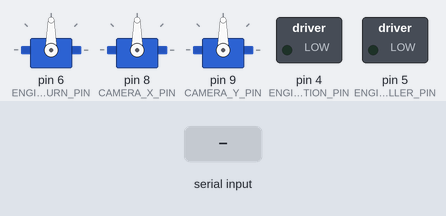
A sketch run on a simulated Arduino Uno, built with avr-gcc and run on an emulated ATmega328P. On the bench: 3 × servo, switched loads named in the sketch (green lamp = pin HIGH). The inputs (shaded band) are chosen by the test bench. No radio packets arrive unless stated; what the sketch prints to the serial monitor is not drawn.

Above: at 1.2 s.
1.3 s: "d" received over Serial
At 2.3 s:
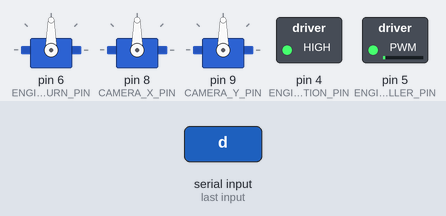
3.0 s: "e" received over Serial
At 3.5 s:
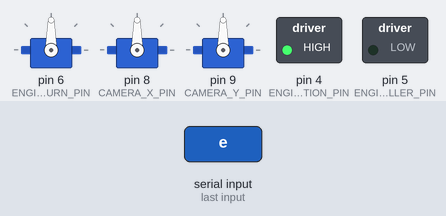
Timing chart, 0 to 6.0 s (numbered marks = the images above; inputs shaded):
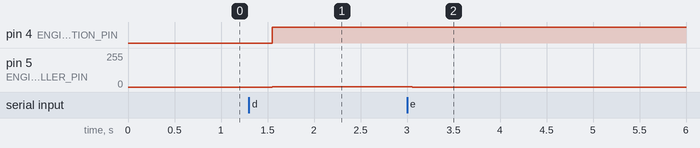

The sketch:

simulatorCar.ino
```cpp
// Début import des librairies //
#include <Arduino.h>
#include <MPU6050.h>
#include <RH_RF95.h>
#include <stdint.h>
#include <Servo.h>
#include <SoftwareSerial.h>
#include <USBAPI.h>
#include <Wire.h>
#include <WString.h>
#include <stddef.h>
// Fin import des librairies //

#define SERIAL_CLI_ENABLED true

#define ENGINE_CONTROLLER_PIN 5
#define ENGINE_DIRECTION_PIN 4
#define ENGINE_TURN_PIN 6
#define ENGINE_DEFAULT_SPEED 50

#define CAMERA_X_PIN 8
#define CAMERA_Y_PIN 9

#define NETWORKING_RADIO_MAX_RETRY 1
#define NETWORKING_RADIO_READ_PIN 2
#define NETWORKING_RADIO_WRITE_PIN 3
#define NETWORKING_RADIO_FREQUENCY 434.0

#define LED_PIN 13

int16_t ax, ay, az;
int16_t gx, gy, gz;
int16_t mx, my, mz;

String STRING1 = "********************";
String STRING2 = "********************";

class CoreSystem {
  private:
    bool blinkState;
  public:
    CoreSystem() {
      this->blinkState = false;
    }
    void initialize() {
      Serial.println("[CoreSystem] initializing...");

      Serial.println("[CoreSystem] initialized.");
    }
    void blinkLed() {
      this->blinkState = !this->blinkState;
      digitalWrite(LED_PIN, this->blinkState);
    }
};

class Engine {
  private:
    byte speed = 0;
    byte motorControllerPin = 0;
    byte motorDirectionPin = 0;
    Servo servoTurn;
  public:
    Engine() {
      /*// http://www.instructables.com/id/Arduino-Motor-Shield-Tutorial/
         Function				Channel A		Channel B
         Direction			Digital 12		Digital 13
         Speed (PWM)			Digital 3		Digital 11
         Brake				Digital 9		Digital 8
         Current Sensing		Analog 0		Analog 1
      */
    }
    void initialize(byte motorPin, byte directionPin, byte turnPin, byte defaultSpeed) {
      Serial.println("[Engine] initializing...");

      this->speed = defaultSpeed;
      this->motorControllerPin = motorPin;
      this->motorDirectionPin = directionPin;

      pinMode(motorPin, OUTPUT);
      pinMode(directionPin, OUTPUT);
      pinMode(turnPin, OUTPUT);

      digitalWrite(this->motorControllerPin, 255);
      digitalWrite(this->motorControllerPin, 0);
      this->servoTurn.attach(turnPin);

      Serial.println("[Engine] initialized.");
    }
    void move(byte newSpeed, byte newDirection) {
      analogWrite(this->motorControllerPin, newSpeed);
      digitalWrite(this->motorDirectionPin, newDirection);
    }
    void turn(word angle) {
      this->servoTurn.write(angle);
    }
};

class CameraServo {
  private:
    Servo servoX;
    Servo servoY;
  public:
    CameraServo() {
    }
    void initialize(byte xPin, byte yPin) {
      Serial.println("[CameraServo] initializing...");

      this->servoX.attach(xPin);
      this->servoY.attach(yPin);

      Serial.println("[CameraServo] initialized.");
    }
    void moveX(word x) {
      this->servoX.write(x);
    }
    void moveY(word y) {
      this->servoY.write(y);
    }
    void move(word x, word y) {
      this->servoX.write(x);
      this->servoY.write(y);
    }
    void moveFromGyro() {
      word xPosition = this->processRotationValue((word) mx, 20, 120);
      word yPosition = this->processRotationValue((word) my, 80, 120);
      this->move(xPosition, yPosition);
    }
    int processRotationValue(word value, word minAngle, word maxAngle) {
      value = 90 - ((word) (value / 20)) * 20;
      return constrain(value, minAngle, maxAngle);
    }
};

class Environment {
  private:
    MPU6050 accelGyro; //
    bool accelGyroWorking = false;
  public:
    Environment() {
    }
    void initialize() {
      Serial.println("[Environment] initializing...");

      Serial.println("[Environment] [I2C] Initializing devices...");
      Serial.print("[Environment] [MPU6050] Testing device connections... ");
      this->accelGyro.initialize();
      accelGyroWorking = this->accelGyro.testConnection();
      Serial.println(this->accelGyro.testConnection() ? "READY" : "FAILED");

      Serial.println("[Environment] initialized.");
    }
    void updateMotion() {
      if (!this->accelGyroWorking) {
        return;
      }
      this->accelGyro.getMotion9(&ax, &ay, &az, &gx, &gy, &gz, &mx, &my, &mz);
    }
    void debugGyro() {
      if (!this->accelGyroWorking) {
        Serial.println("[Environment] [MPU6050] [Debug] Not connected.");
        return;
      }
      Serial.print("[Environment] [MPU6050] [Debug] a/g/m:\t");
      Serial.print(ax);
      Serial.print("\t");
      Serial.print(ay);
      Serial.print("\t");
      Serial.print(az);
      Serial.print("\t");
      Serial.print(gx);
      Serial.print("\t");
      Serial.print(gy);
      Serial.print("\t");
      Serial.print(gz);
      Serial.print("\t");
      Serial.print(mx);
      Serial.print("\t");
      Serial.print(my);
      Serial.print("\t");
      Serial.println(mz);
    }
};

enum RadioProtocol {
  CAMERA, // [REQUEST]
  /*
     String:
        c:x____,y____******
           3     9
     Explain:
        x: [int 0-360] Camera X value,
        y: [int 0-360] Camera Y value,
  */
  ROTATION, // [REQUEST]
  /*
     String:
        r:a____************
           3
     Explain:
        a: [int 0-360] New motor angle
  */
  ACTION, // [REQUEST]
  /*
     String:
        a:d_,s____*********
           3  6
     Explain:
        f: [int 0-1] Forward or backward
        s: [int 0-?] Speed
  */
  STATUS, // [RESPONSE]
  /*
     String:
        a:s_***************
           3
     Explain:
        f: [int 0-1] Fail(0) or success(1)
  */
  OTHER
};

class RadioNetworking {
  private:
    SoftwareSerial radioSoftwareSerial;
    RH_RF95 rf95; //
    bool radioWorking = false;
  public:
    RadioNetworking(byte netReadPin, byte netWritePin) :
      radioSoftwareSerial(netReadPin, netWritePin), rf95(radioSoftwareSerial) {
    }
    void initialize() {
      Serial.println("[RadioNetworking] initializing...");
      Serial.println("[RadioNetworking] [Server] initializing LoRas RH_RF95 radio...");
      Serial.print("[RadioNetworking] [Server] initializing ");
      int retry = 0;
      bool success = false;
      while (!success) {
        success = this->rf95.init();
        retry++;
        if (retry > NETWORKING_RADIO_MAX_RETRY || success) {
          break;
        }
        Serial.print("FAILED (");
        Serial.print(retry);
        Serial.print("/");
        Serial.print(NETWORKING_RADIO_MAX_RETRY);
        Serial.print("), ");
        delay(100);
      }

      this->radioWorking = success;
      if (success) {
        Serial.println("READY");
      } else {
        Serial.println("GIVING UP");
      }
      Serial.println("[RadioNetworking] initialized.");
    }
    void startServer(float frequency) {
      this->rf95.setFrequency(frequency);
      Serial.println("[RadioNetworking] [Server] Listening...");
    }
    void handle(Engine* engine, CameraServo* cameraServo) {
      uint8_t buffer[RH_RF95_MAX_MESSAGE_LEN];
      uint8_t length = sizeof(buffer);

      //			Serial.print("[Arduino] [Server] Available: ");
      //			Serial.println(rf95.available());

      if (rf95.available()) {
        if (rf95.recv(buffer, &length)) {
          Serial.print("[RadioNetworking] [Server] Received: ");
          Serial.println((char*) buffer);

          bool success = true;

          char protocol = buffer[0];
          char* request = (char*) buffer;

          if (protocol == 'c') { // CAMERA
            STRING1 = 0x01; // x value
            STRING2 = 0x01; // y value

            for (int i = 0; i < 4; i++) {
              char xCharAt = request[3 + i];
              if (xCharAt != '_') {
                STRING1 += String(xCharAt);
              }
              char yCharAt = request[9 + i];
              if (yCharAt != '_') {
                STRING2 += String(yCharAt);
              }
            }

            Serial.print(F("[RadioNetworking] [Server] [Protocol: Camera] New value: x="));
            Serial.print(STRING1.substring(1));
            Serial.print(F(", y="));
            Serial.println(STRING2.substring(1));

            int xPosition = cameraServo->processRotationValue((word) STRING1.substring(1).toInt(), 20, 120);
            int yPosition = cameraServo->processRotationValue((word) STRING2.substring(1).toInt(), 80, 120);
            cameraServo->move(xPosition, yPosition);
          } else if (protocol == 'r') { // ROTATION
            STRING1 = 0x01; // angle value

            for (int i = 0; i < 4; i++) {
              char angleCharAt = request[3 + i];
              if (angleCharAt != '_') {
                STRING1 += String(angleCharAt);
              }
            }

            Serial.print(F("[RadioNetworking] [Server] [Protocol: Rotation] New value: angle="));
            Serial.println(STRING1.substring(1));

            engine->turn((word) STRING1.substring(1).toInt());
          } else if (protocol == 'a') { // ACTION
            STRING1 = 0x01; // direction value
            STRING2 = 0x01; // speed value

            STRING1 += String(request[3]);

            for (int i = 0; i < 4; i++) {
              char speedCharAt = request[6 + i];
              if (speedCharAt != '_') {
                STRING2 += String(speedCharAt);
              }
            }

            Serial.print(F("[RadioNetworking] [Server] [Protocol: Action] New value: direction="));
            Serial.print(STRING1.substring(1) == "0" ? "FORWARD" : "BACKWARD");
            Serial.print(F(", speed="));
            Serial.println(STRING2.substring(1));

            engine->move((byte) STRING2.substring(1).toInt(), STRING1.substring(1).toInt());
          } else { // UNKNOWN
            success = false;
            Serial.print(F("[RadioNetworking] [Server] [Protocol: Unknown] Unknown protocol identifier: "));
            Serial.println(protocol);
          }
          uint8_t reply[] = "s;_";
          reply[2] = success ? '1' : '0';
          this->rf95.send(reply, sizeof(reply));
          this->rf95.waitPacketSent();
          Serial.print(F("[RadioNetworking] [Server] [Protocol] Validating client with success: "));
          Serial.println(success ? "TRUE" : "FALSE");
        } else {
          Serial.println(F("[RadioNetworking] [Server] Failed receiving packet"));
        }
      }
    }
    void sendPacket(uint8_t* data, bool wait) {
      Serial.print("[RadioNetworking] [Server] Sending: ");
      Serial.println((char*) data);
      this->rf95.send(data, sizeof(data));
      if (wait) {
        this->rf95.waitPacketSent();
      }
    }
    bool isRadioWorking() {
      return this->radioWorking;
    }
    RH_RF95 getRf95() {
      return this->rf95;
    }
};

class Utils {
  public:
    void fillArray(uint8_t array[], String buffer, int offset) {
      for (int i = 0; i < int(buffer.length()); i++) {
        array[offset + i] = (char) buffer[i];
      }
    }
};

CoreSystem *coreSystem;
Engine *engine;
Environment *environment;
CameraServo *cameraServo;
RadioNetworking *radioNetworking;
Utils *utils;

void setup() {
  Wire.begin();
  Serial.begin(115200);

  Serial.println("[Arduino] woke up!");
  Serial.println("[Arduino] [Setup] starting...");

  coreSystem = new CoreSystem();
  engine = new Engine();
  environment = new Environment();
  cameraServo = new CameraServo();
  radioNetworking = new RadioNetworking(NETWORKING_RADIO_READ_PIN, NETWORKING_RADIO_WRITE_PIN);
  utils = new Utils();

  coreSystem->initialize();
  engine->initialize(ENGINE_CONTROLLER_PIN, ENGINE_DIRECTION_PIN, ENGINE_TURN_PIN, ENGINE_DEFAULT_SPEED);
  environment->initialize();
  cameraServo->initialize(CAMERA_X_PIN, CAMERA_Y_PIN);
  radioNetworking->initialize();
  radioNetworking->startServer(NETWORKING_RADIO_FREQUENCY);

  Serial.println("[Arduino] [Setup] finished.");
}

bool loopMessage = false;
void loop() {
  if (!loopMessage) {
    Serial.println("[Arduino] [Thread] First loop called!");
    loopMessage = true;
  }

  coreSystem->blinkLed();
  environment->updateMotion();
  //  environment->debugGyro();
  //cameraServo->moveFromGyro();

  radioNetworking->handle(engine, cameraServo);

  listenSerialInterface();
  delay(300);
}

void listenSerialInterface() {
  if (!SERIAL_CLI_ENABLED) {
    return;
  }
  if (Serial.available() != 0) {
    String line = "";
    while (Serial.available() != 0) {
      char charectere = Serial.read();
      if (charectere == ';') {
        break;
      }
      line = line + charectere;
    }

    if (line == "a") {
      //			engine->brake(true);
    } else if (line == "b") {
      //			engine->brake(false);
    } else if (line == "c") {
      //			engine->brakeDelay(ENGINE_BRAKE_DELAY);
    } else if (line == "d") {
      engine->move(1, 255);
      //engine->move();
    } else if (line == "e") {
      engine->move(0, 255);
    } else if (line == "f") {
      // engine->setSpeed(50);
    } else if (line == "g") {
      // engine->setSpeed(250);
    } else if (line == "h") {
      // engine->setSpeed(800);
    } else if (line == "i") {
      engine->turn(70);
    } else if (line == "j") {
      engine->turn(120);
    } else if (line == "k") {
      analogWrite(ENGINE_CONTROLLER_PIN, 255);
    } else if (line == "l") {
      analogWrite(ENGINE_CONTROLLER_PIN, 20);
    }
  }
}
```

Measured:
- after the input at 1.3 s, pin 4 (ENGINE_DIRECTION_PIN): LOW → HIGH after 0.25 s; pin 5 (ENGINE_CONTROLLER_PIN): 0/255 → 1/255 after 0.25 s
- after the input at 3.0 s, pin 5 (ENGINE_CONTROLLER_PIN): 1/255 → 0/255 after 0.05 s
